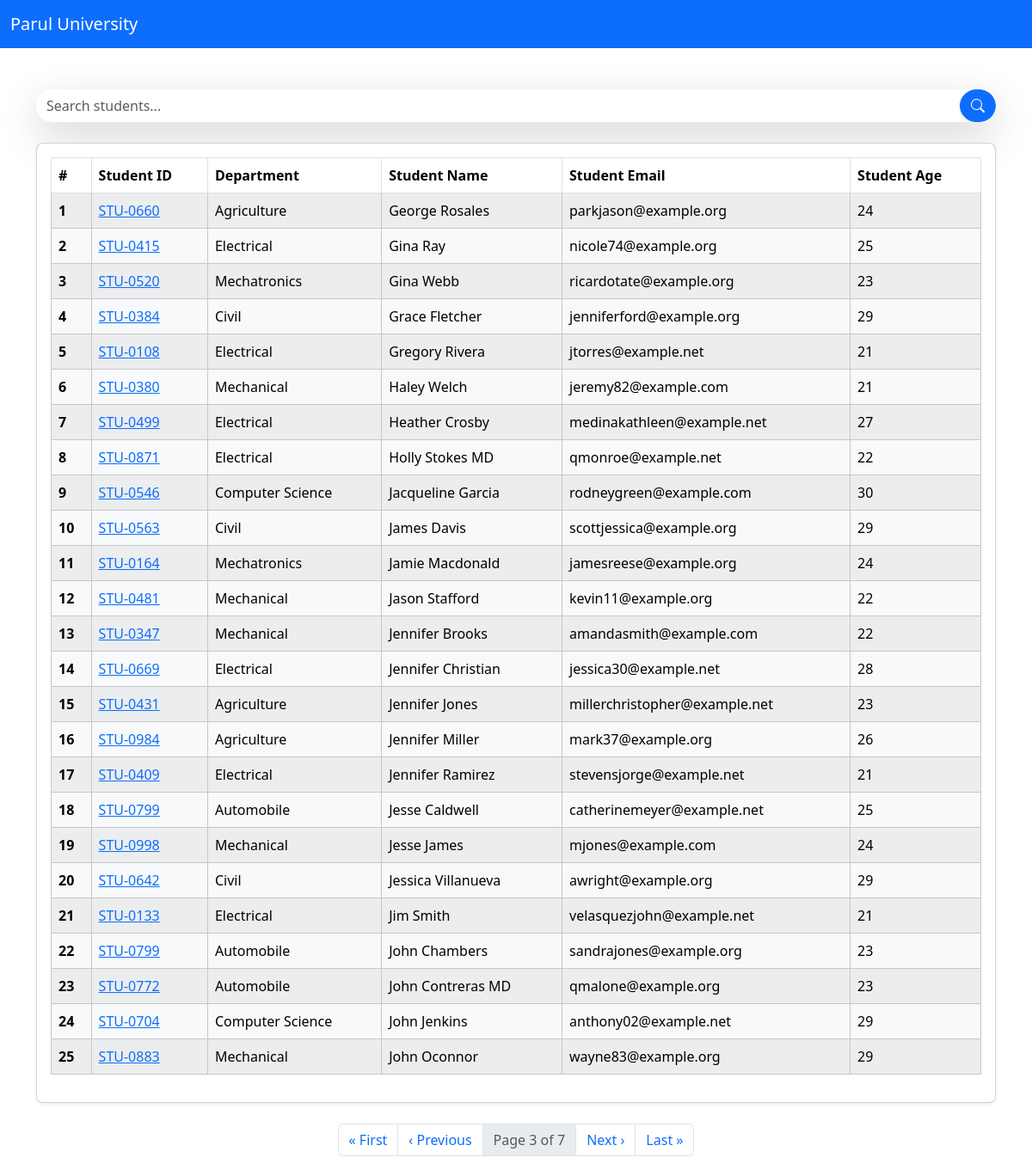
/?page=3, run on the app's committed database.
### Student_repo_App/models.py (models this page shows, shortened)
class Student(models.Model):
    department = models.ForeignKey(Department, related_name="depart", on_delete=models.CASCADE)
    student_id = models.OneToOneField(StudentID, related_name="studentid", on_delete=models.CASCADE)
    student_name = models.CharField(max_length=100)
    student_email = models.EmailField(unique=True)
    student_age = models.IntegerField(default=18)
    student_address = models.TextField()
    class Meta:
        ordering = ["student_name"]
        verbose_name = "student"

class StudentID(models.Model):
    student_id = models.CharField(max_length=100)
    def __str__(self):
        return self.student_id
    class Meta:
        ordering = ['student_id']

class Department(models.Model):
    department = models.CharField(max_length=100)
    def __str__(self):
        return self.department
    class Meta:
        ordering = ['department']

### Student_repo_App/views.py (the view, shortened to what this page needs)
# urls.py: path('', get_students, name="get_student"),
def get_students(request):
    queryset = Student.objects.all()
    search = request.GET.get('search')
    paginator = Paginator(queryset, 25)
    page_number = request.GET.get("page", 1)
    page_obj = paginator.get_page(page_number)
    print(page_obj)
    return render(request, "report/student.html", {'queryset': page_obj, 'search':search})

### Templates/report/student.html (shortened to what this page needs)
{% extends "base.html" %}
{% block main %}
<div class="container mt-5">
    <form class="d-flex justify-content-center mb-4" role="search">
        <div class="input-group shadow-lg rounded-pill overflow-hidden">
            <input class="form-control border-0 shadow-sm" type="search" placeholder="Search students..." aria-label="Search" name="search">
            <button class="btn btn-primary text-white rounded-pill shadow-sm" type="submit">
                <i class="bi bi-search"></i>
            </button>
        </div>
    </form>
    <div class="card shadow-sm rounded-3 mb-4">
        <div class="card-body">
            <table class="table table-striped table-hover table-bordered table-responsive-lg">
                <thead>
                    <tr>
                        <th scope="col">#</th>
                        <th scope="col">Student ID</th>
                        <th scope="col">Department</th>
                        <th scope="col">Student Name</th>
                        <th scope="col">Student Email</th>
                        <th scope="col">Student Age</th>
                    </tr>
                </thead>
                <tbody>
                    {% for query in queryset %}
                    <tr class="table-light">
                        <th scope="row">{{ forloop.counter }}</th>
                        <td>
                            <a href="{% url 'see_marks' query.student_id %}" class="text-primary">
                                {{ query.student_id }}
                            </a>
                        </td>
                        <td>{{ query.department }}</td>
                        <td>{{ query.student_name }}</td>
                        <td>{{ query.student_email }}</td>
                        <td>{{ query.student_age }}</td>
                    </tr>
                    {% empty %}
                    <tr>
                        <td colspan="6" class="text-center text-muted">No students found.</td>
                    </tr>
                    {% endfor %}
                </tbody>
            </table>
        </div>
    </div>
    {% if queryset.has_other_pages %}
    <nav aria-label="Page navigation" class="d-flex justify-content-center">
        <ul class="pagination">
            {% if queryset.has_previous %}
            <li class="page-item">
                <a class="page-link" href="?page=1{% if search %}&search={{ search }}{% endif %}" aria-label="First">
                    <span aria-hidden="true">&laquo; First</span>
                </a>
            </li>
            <li class="page-item">
                <a class="page-link" href="?page={{ queryset.previous_page_number }}{% if search %}&search={{ search }}{% endif %}" aria-label="Previous">
                    <span aria-hidden="true">&lsaquo; Previous</span>
                </a>
            </li>
            {% endif %}
            <li class="page-item disabled">
                <span class="page-link">
                    Page {{ queryset.number }} of {{ queryset.paginator.num_pages }}
                </span>
            </li>
            {% if queryset.has_next %}
            <li class="page-item">
                <a class="page-link" href="?page={{ queryset.next_page_number }}{% if search %}&search={{ search }}{% endif %}" aria-label="Next">
                    <span aria-hidden="true">Next &rsaquo;</span>
                </a>
            </li>
            <li class="page-item">
                <a class="page-link" href="?page={{ queryset.paginator.num_pages }}{% if search %}&search={{ search }}{% endif %}" aria-label="Last">
                    <span aria-hidden="true">Last &raquo;</span>
                </a>
            </li>
            {% endif %}
        </ul>
    </nav>
    {% endif %}
</div>
{% endblock main %}

### data on the page
Student: student_id "STU-0660", department "Agriculture", student_name "George Rosales", student_email "parkjason@example.org", student_age "24"
Student: student_id "STU-0415", department "Electrical", student_name "Gina Ray", student_email "nicole74@example.org", student_age "25"
Student: student_id "STU-0520", department "Mechatronics", student_name "Gina Webb", student_email "ricardotate@example.org", student_age "23"
Student: student_id "STU-0384", department "Civil", student_name "Grace Fletcher", student_email "jenniferford@example.org", student_age "29"
Student: student_id "STU-0108", department "Electrical", student_name "Gregory Rivera", student_email "jtorres@example.net", student_age "21"
Student: student_id "STU-0380", department "Mechanical", student_name "Haley Welch", student_email "jeremy82@example.com", student_age "21"
Student: student_id "STU-0499", department "Electrical", student_name "Heather Crosby", student_email "medinakathleen@example.net", student_age "27"
Student: student_id "STU-0871", department "Electrical", student_name "Holly Stokes MD", student_email "qmonroe@example.net", student_age "22"
Student: student_id "STU-0546", department "Computer Science", student_name "Jacqueline Garcia", student_email "rodneygreen@example.com", student_age "30"
Student: student_id "STU-0563", department "Civil", student_name "James Davis", student_email "scottjessica@example.org", student_age "29"
Student: student_id "STU-0164", department "Mechatronics", student_name "Jamie Macdonald", student_email "jamesreese@example.org", student_age "24"
Student: student_id "STU-0481", department "Mechanical", student_name "Jason Stafford", student_email "kevin11@example.org", student_age "22"
Student: student_id "STU-0347", department "Mechanical", student_name "Jennifer Brooks", student_email "amandasmith@example.com", student_age "22"
Student: student_id "STU-0669", department "Electrical", student_name "Jennifer Christian", student_email "jessica30@example.net", student_age "28"
Student: student_id "STU-0431", department "Agriculture", student_name "Jennifer Jones", student_email "millerchristopher@example.net", student_age "23"
Student: student_id "STU-0984", department "Agriculture", student_name "Jennifer Miller", student_email "mark37@example.org", student_age "26"
Student: student_id "STU-0409", department "Electrical", student_name "Jennifer Ramirez", student_email "stevensjorge@example.net", student_age "21"
Student: student_id "STU-0799", department "Automobile", student_name "Jesse Caldwell", student_email "catherinemeyer@example.net", student_age "25"
Student: student_id "STU-0998", department "Mechanical", student_name "Jesse James", student_email "mjones@example.com", student_age "24"
Student: student_id "STU-0642", department "Civil", student_name "Jessica Villanueva", student_email "awright@example.org", student_age "29"
Student: student_id "STU-0133", department "Electrical", student_name "Jim Smith", student_email "velasquezjohn@example.net", student_age "21"
Student: student_id "STU-0799", department "Automobile", student_name "John Chambers", student_email "sandrajones@example.org", student_age "23"
Student: student_id "STU-0772", department "Automobile", student_name "John Contreras MD", student_email "qmalone@example.org", student_age "23"
Student: student_id "STU-0704", department "Computer Science", student_name "John Jenkins", student_email "anthony02@example.net", student_age "29"
Student: student_id "STU-0883", department "Mechanical", student_name "John Oconnor", student_email "wayne83@example.org", student_age "29"

### other printed values
{{ queryset.number }} "3"
{{ queryset.paginator.num_pages }} "7"
